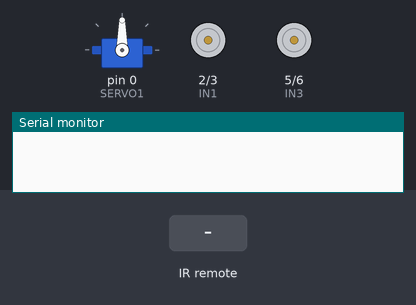
Simulated run of this sketch. Board: Arduino Uno, built with avr-gcc and run on an emulated ATmega328P. Parts: servo, motor-driver pin pairs drawn as motors (green arrow = first pin HIGH = forward, orange = second pin HIGH = backward, longer = more drive), the last lines printed to the serial monitor. The test bench sets the inputs (shaded band).

Above: at 1.2 s.
1.3 s: infrared code 0xFF18E7 received
At 2.6 s:
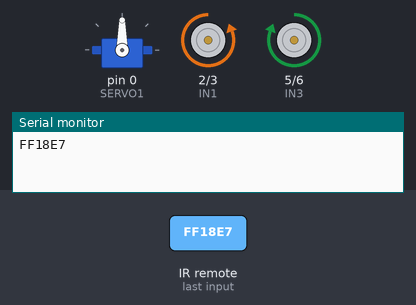
Timing chart, 0 to 4.3 s (numbered marks = the images above; inputs shaded):
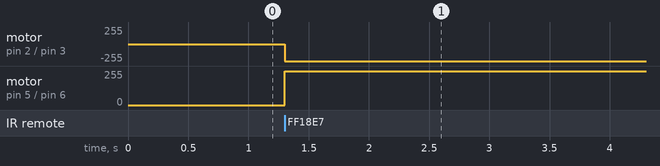

The sketch:

controle.ino
```cpp
#include <IRremote.h>
#include <Servo.h>
int ENABLEA = 1;
int IN1= 2;
int IN2= 3;
int ENABLEB = 4;
int IN3 = 5;
int IN4 = 6;
Servo SERVO1;
int RECV_PIN = 11;

IRrecv irrecv(RECV_PIN);

decode_results results;

void setup()
{
  pinMode (IN1,OUTPUT);
  pinMode (IN2,OUTPUT);
  pinMode (IN3,OUTPUT);
  pinMode (IN4,OUTPUT);
  SERVO1.attach(0);
  Serial.begin(9600);
  irrecv.enableIRIn(); // Start the receiver
}

void loop() {
  if (irrecv.decode(&results)) {
    Serial.println(results.value, HEX);
    irrecv.resume(); // Receive the next value
    SERVO1.write(90);
    if (results.value == 0xFF18E7){

  digitalWrite (ENABLEA, 10000);
  digitalWrite (ENABLEB, 10000);
  digitalWrite (IN1, LOW); //rotação pra frente
  digitalWrite (IN2, HIGH);
  digitalWrite (IN3, HIGH);
  digitalWrite (IN4, LOW);
  delay (2000);
    }
  }
}
```

Measured:
- after the input at 1.3 s, motor on pin 2 (IN1) / pin 3 (IN2): stopped → backward 255/255 at once; motor on pin 5 (IN3) / pin 6 (IN4): stopped → forward 255/255 at once
